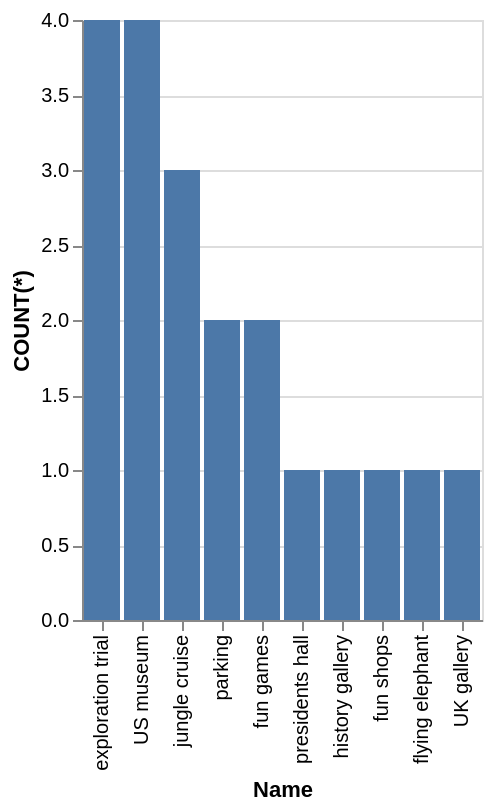

This figure's Vega-Lite source:
### Vega-Lite specification from a JSON file in a GitHub repository (floating-point values rounded to 4 significant figures)
{"data": {"values": [{"x_data": "exploration trial", "y_data": 4}, {"x_data": "US museum", "y_data": 4}, {"x_data": "jungle cruise", "y_data": 3}, {"x_data": "parking", "y_data": 2}, {"x_data": "fun games", "y_data": 2}, {"x_data": "presidents hall", "y_data": 1}, {"x_data": "history gallery", "y_data": 1}, {"x_data": "fun shops", "y_data": 1}, {"x_data": "flying elephant", "y_data": 1}, {"x_data": "UK gallery", "y_data": 1}]}, "mark": "bar", "encoding": {"x": {"field": "x_data", "type": "nominal", "title": "Name", "sort": {"op": "sum", "field": "y_data", "order": "descending"}}, "y": {"field": "y_data", "type": "quantitative", "title": "COUNT(*)"}}}
